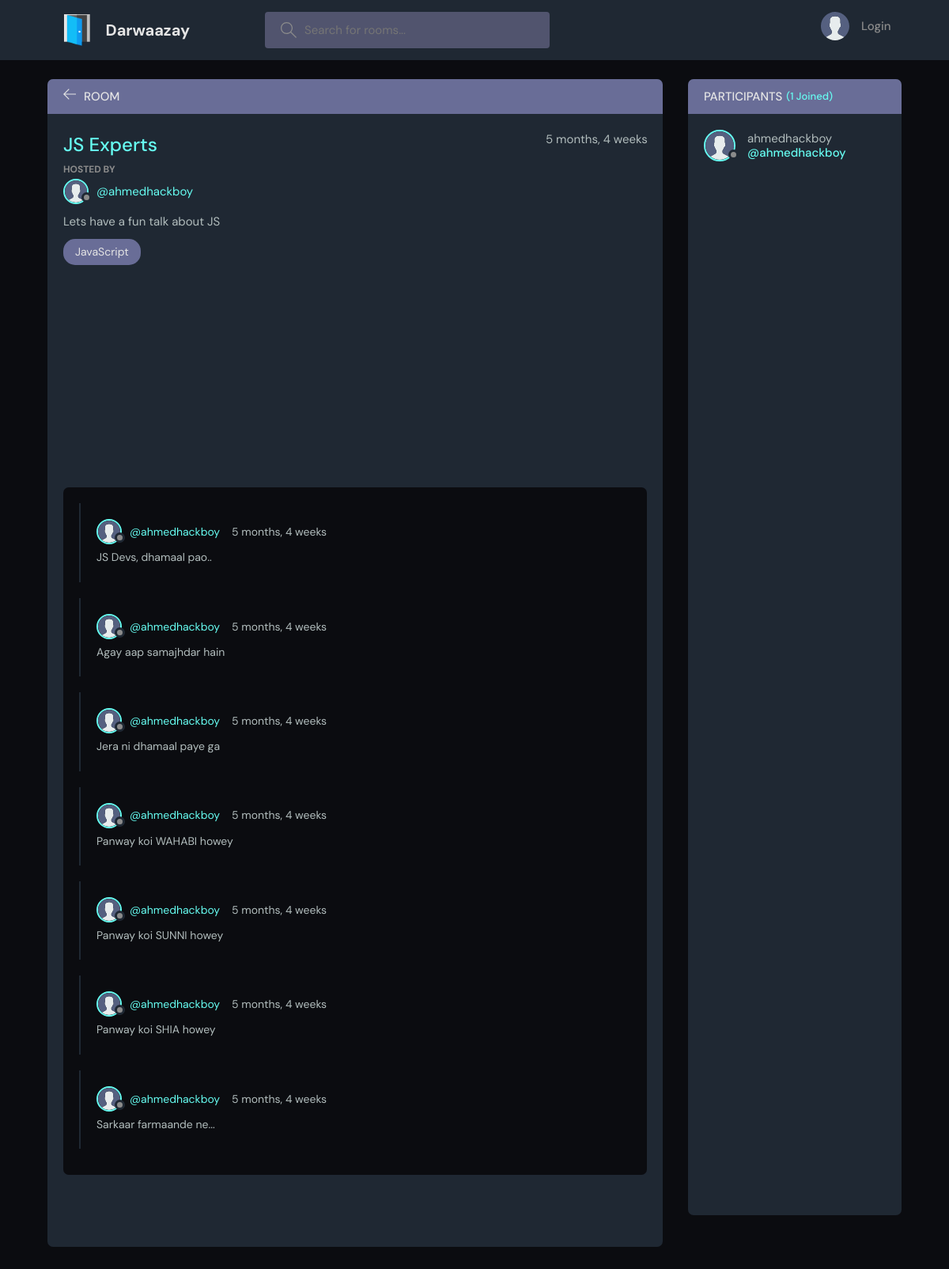
Page /room/2/ on the committed database.
### doors/models.py (models this page shows, shortened)
class Room(models.Model):
    host = models.ForeignKey(User, on_delete=models.SET_NULL, null=True)
    topic = models.ForeignKey(Topic, on_delete=models.SET_NULL, null=True)
    name = models.CharField(max_length=200)
    participants = models.ManyToManyField(User, related_name="participants", blank=True)
    description = models.TextField(null=True, blank=True)
    updated = models.DateTimeField(auto_now=True)
    created = models.DateTimeField(auto_now_add=True)
    class Meta:
        ordering = ["-updated", "-created"]

class User(AbstractUser):
    name = models.CharField(max_length=200, null=True)
    email = models.EmailField(unique=True, null=True)
    bio = models.TextField(null=True)
    avatar = models.ImageField(null=True, default="avatar.svg")
    USERNAME_FIELD = "email"
    REQUIRED_FIELDS = []

class Topic(models.Model):
    name = models.CharField(max_length=200)
    def __str__(self):
        return self.name

class Message(models.Model):
    user = models.ForeignKey(User, on_delete=models.CASCADE)
    room = models.ForeignKey(Room, on_delete=models.CASCADE)
    body = models.TextField()
    updated = models.DateTimeField(auto_now=True)
    created = models.DateTimeField(auto_now_add=True)

### doors/views.py (the view)
# urls.py: path("room/<str:pk>/", views.room, name="room"),
def room(request, pk):
    room = models.Room.objects.get(id=int(pk))
    room_messages = room.message_set.all().order_by("-created")
    participants = room.participants.all()
    if request.method == "POST":
        message = models.Message.objects.create(
            user=request.user, room=room, body=request.POST.get("body")
        )
        room.participants.add(request.user)
        return redirect("room", pk=room.id)
    context = {
        "room": room,
        "room_messages": room_messages,
        "participants": participants,
    }
    return render(request, "doors/room.html", context)

### doors/templates/doors/room.html (shortened to what this page needs)
{% extends 'main.html' %}
{% block content %}
<main class="profile-page layout layout--2">
      <div class="container">
        <div class="room">
          <div class="room__top">
            <div class="room__topLeft">
              <a href="{% url 'home' %}">
                <svg version="1.1" xmlns="http://www.w3.org/2000/svg" width="32" height="32" viewBox="0 0 32 32">
                  <title>arrow-left</title>
                  <path
                    d="M13.723 2.286l-13.723 13.714 13.719 13.714 1.616-1.611-10.96-10.96h27.625v-2.286h-27.625l10.965-10.965-1.616-1.607z"
                  ></path>
                </svg>
              </a>
              <h3>Room</h3>
            </div>
          </div>
          <div class="room__box scroll">
            <div class="room__header scroll">
              <div class="room__info">
                <h3>{{room.name}}</h3>
                <span>{{room.created|timesince}}</span>
              </div>
              <div class="room__hosted">
                <p>Hosted By</p>
                <a href="{% url 'user-profile' room.host.id %}" class="room__author">
                  <div class="avatar avatar--small">
                    <img src="{{room.host.avatar.url}}" />
                  </div>
                  <span>@{{room.host.username}}</span>
                </a>
              </div>
              <div class="room__details">
                {{room.description}}
              </div>
              <span class="room__topics">{{room.topic}}</span>
            </div>
            <div class="room__conversation">
              <div class="threads scroll">
                {% for message in room_messages %}
                  <div class="thread">
                  <div class="thread__top">
                    <div class="thread__author">
                      <a href="{% url 'user-profile' message.user.id %}" class="thread__authorInfo">
                        <div class="avatar avatar--small">
                          <img src="{{room.host.avatar.url}}" />
                        </div>
                        <span>@{{message.user.username}}</span>
                      </a>
                      <span class="thread__date">{{message.created|timesince}}</span>
                    </div>
                  </div>
                  <div class="thread__details">
                    {{message.body}}
                  </div>
                </div>
                {% endfor %}
              </div>
            </div>
          </div>
        </div>
        <div class="participants">
          <h3 class="participants__top">Participants <span>({{participants.count}} Joined)</span></h3>
          <div class="participants__list scroll">
            {% for participant in participants %}
              <a href="{% url 'user-profile' participant.id %}" class="participant">
              <div class="avatar avatar--medium">
                <img src="{{participant.avatar.url}}" />
              </div>
              <p>
                {{participant.username}}
                <span>@{{participant.username}}</span>
              </p>
            </a>
            {% endfor %}
          </div>
        </div>
      </div>
    </main>
{% endblock %}

### rows in the picture
Room: name "JS Experts", created "5 months, 4 weeks", host.avatar (placeholder picture), host.username "ahmedhackboy", description "Lets have a fun talk about JS", topic "JavaScript"
Message: host.avatar (placeholder picture), user.username "ahmedhackboy", created "5 months, 4 weeks", body "JS Devs, dhamaal pao.."
Message: host.avatar (placeholder picture), user.username "ahmedhackboy", created "5 months, 4 weeks", body "Agay aap samajhdar hain"
Message: host.avatar (placeholder picture), user.username "ahmedhackboy", created "5 months, 4 weeks", body "Jera ni dhamaal paye ga"
Message: host.avatar (placeholder picture), user.username "ahmedhackboy", created "5 months, 4 weeks", body "Panway koi WAHABI howey"
Message: host.avatar (placeholder picture), user.username "ahmedhackboy", created "5 months, 4 weeks", body "Panway koi SUNNI howey"
Message: host.avatar (placeholder picture), user.username "ahmedhackboy", created "5 months, 4 weeks", body "Panway koi SHIA howey"
Message: host.avatar (placeholder picture), user.username "ahmedhackboy", created "5 months, 4 weeks", body "Sarkaar farmaande ne..."
User: avatar (placeholder picture), username "ahmedhackboy"

### other values in the picture
{{ participants.count }} "1"
